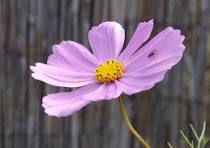
#> input picture image copy.png, 210 x 148 px, found by its file name
$ jupyter execute assignment-2.ipynb
#> lines starting #> are read from the running program, lines starting #| are printed output that depends on the picture; after the words box and inside, x2 and y2 are one past the last pixel; in counts of white or black regions, pixels touching at a corner belong together
Boundry detection using contour tracing

contour: curve joining all continuous points along the boundary of an object that have the same intensity (color). For binary images, this means tracing the white shapes on a black background (or vice versa).

[cell 1]
'''
contour detection vs edge detection:https://how.dev/answers/edge-detection-vs-contour-detection-in-computer-vision

We can define an edge to be a change in pixel or image intensity.


steps:

1. read the image and convert to binary
2. use cv2.findContours()
3. draw contour on copy of image
4. display
'''

[cell 2]
import cv2
import matplotlib.pyplot as plt
import numpy as np

[cell 3]
img = cv2.imread(r'D:\kathan\python_codes\7th sem\Pattern-Recognition-lab\image copy.png', cv2.IMREAD_GRAYSCALE)
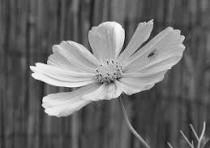
#> img: shape (148, 210); min 13, max 253, mean 104.9
print("image read successfully")

[cell 4]
#converting to binary img:
_, bin = cv2.threshold(img, 127, 255, cv2.THRESH_BINARY)
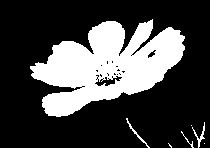
#> bin: shape (148, 210); 27.3% white; 7 white regions (3 under 20 px)

plt.imshow(bin)

[cell 5]
# Detect contours
contours, hierarchy = cv2.findContours(bin, cv2.RETR_LIST, cv2.CHAIN_APPROX_SIMPLE)
#> contours = 31 contours, 26 with area under 20; largest, box (x1, y1, x2, y2) and area: (30, 19, 185, 117) 8206, (94, 75, 123, 87) 157, (192, 122, 205, 148) 39, (126, 118, 150, 148) 38, (147, 49, 157, 59) 38

[cell 6]
# draw contour on copy of image:

img_contours = cv2.cvtColor(img, cv2.COLOR_GRAY2BGR)
cv2.drawContours(img_contours, contours, -1, (0, 255, 0), 2)
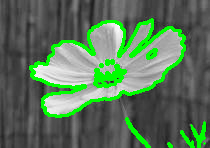
#> img_contours: shape (148, 210, 3); mean B, G, R 89.4, 117, 89.4

plt.figure(figsize=(10, 4))

plt.subplot(1, 2, 1)
plt.imshow(bin, cmap='gray')
plt.title("Binary Image")
plt.axis('off')

plt.subplot(1, 2, 2)
plt.imshow(img_contours)
plt.title("Detected Contours")
plt.axis('off')

plt.tight_layout()
plt.show()
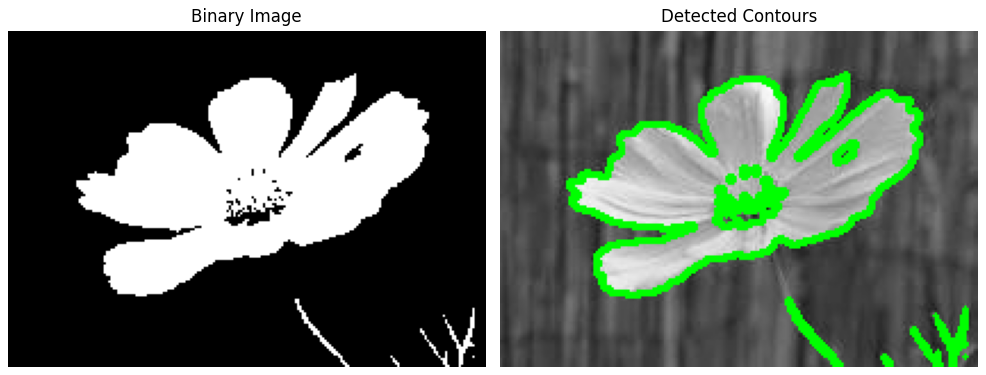
#> figure drawn by matplotlib, 2 panels

$ run again, with image.png copied over image copy.png
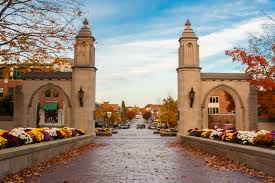
#> input picture image.png, 275 x 183 px, found by its file name
#> `_, bin = cv2.threshold(img, 127, 255, cv2.THRESH_BINARY)`:
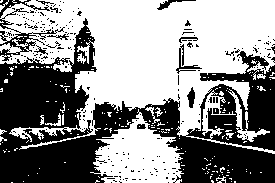
#> bin: shape (183, 275); 56.1% white; 245 black regions (232 under 20 px)
#> contours = 573 contours, 543 with area under 20; largest, box (x1, y1, x2, y2) and area: (0, 0, 275, 154) 22790, (90, 109, 184, 183) 3852, (228, 89, 270, 142) 318, (175, 47, 203, 75) 162, (186, 86, 196, 109) 124
#> `plt.show()`:
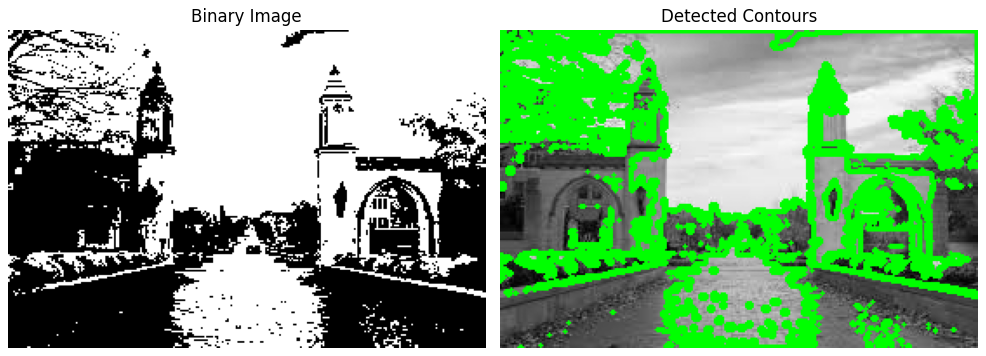
#> figure drawn by matplotlib, 2 panels
